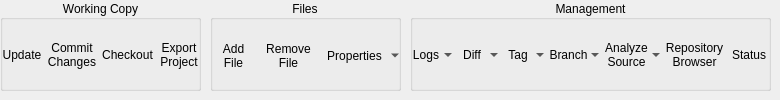
    <widget class="QWidget" name="tabVcs">
     <attribute name="title">
      <string>VCS</string>
     </attribute>
     <widget class="QGroupBox" name="groupBox_21">
      <property name="geometry">
       <rect>
        <x>0</x>
        <y>0</y>
        <width>201</width>
        <height>91</height>
       </rect>
      </property>
      <property name="title">
       <string>Working Copy</string>
      </property>
      <property name="alignment">
       <set>Qt::AlignCenter</set>
      </property>
      <property name="flat">
       <bool>true</bool>
      </property>
      <widget class="QWidget" name="layoutWidget">
       <property name="geometry">
        <rect>
         <x>0</x>
         <y>20</y>
         <width>201</width>
         <height>70</height>
        </rect>
       </property>
       <layout class="QHBoxLayout" name="horizontalLayout_8">
        <property name="spacing">
         <number>2</number>
        </property>
        <item>
         <widget class="QToolButton" name="toolButton_81">
          <property name="sizePolicy">
           <sizepolicy hsizetype="Preferred" vsizetype="Expanding">
            <horstretch>0</horstretch>
            <verstretch>0</verstretch>
           </sizepolicy>
          </property>
          <property name="minimumSize">
           <size>
            <width>44</width>
            <height>0</height>
           </size>
          </property>
          <property name="text">
           <string>Update</string>
          </property>
          <property name="icon">
           <iconset resource="../../Resources/Icons/ericActions.qrc">
            <normaloff>:/Vcs/vcsUpdate.png</normaloff>:/Vcs/vcsUpdate.png</iconset>
          </property>
          <property name="iconSize">
           <size>
            <width>32</width>
            <height>32</height>
           </size>
          </property>
          <property name="popupMode">
           <enum>QToolButton::DelayedPopup</enum>
          </property>
          <property name="toolButtonStyle">
           <enum>Qt::ToolButtonTextUnderIcon</enum>
          </property>
          <property name="autoRaise">
           <bool>true</bool>
          </property>
         </widget>
        </item>
        <item>
         <widget class="QToolButton" name="toolButton_82">
          <property name="sizePolicy">
           <sizepolicy hsizetype="Preferred" vsizetype="Expanding">
            <horstretch>0</horstretch>
            <verstretch>0</verstretch>
           </sizepolicy>
          </property>
          <property name="minimumSize">
           <size>
            <width>44</width>
            <height>0</height>
           </size>
          </property>
          <property name="text">
           <string>Commit
Changes</string>
          </property>
          <property name="icon">
           <iconset resource="../../Resources/Icons/ericActions.qrc">
            <normaloff>:/Vcs/vcsCommit.png</normaloff>:/Vcs/vcsCommit.png</iconset>
          </property>
          <property name="iconSize">
           <size>
            <width>32</width>
            <height>32</height>
           </size>
          </property>
          <property name="popupMode">
           <enum>QToolButton::DelayedPopup</enum>
          </property>
          <property name="toolButtonStyle">
           <enum>Qt::ToolButtonTextUnderIcon</enum>
          </property>
          <property name="autoRaise">
           <bool>true</bool>
          </property>
         </widget>
        </item>
        <item>
         <widget class="QToolButton" name="toolButton_83">
          <property name="sizePolicy">
           <sizepolicy hsizetype="Preferred" vsizetype="Expanding">
            <horstretch>0</horstretch>
            <verstretch>0</verstretch>
           </sizepolicy>
          </property>
          <property name="minimumSize">
           <size>
            <width>44</width>
            <height>22</height>
           </size>
          </property>
          <property name="text">
           <string>Checkout</string>
          </property>
          <property name="icon">
           <iconset resource="../../Resources/Icons/ericActions.qrc">
            <normaloff>:/Vcs/vcsCheckout.png</normaloff>:/Vcs/vcsCheckout.png</iconset>
          </property>
          <property name="iconSize">
           <size>
            <width>22</width>
            <height>22</height>
           </size>
          </property>
          <property name="popupMode">
           <enum>QToolButton::DelayedPopup</enum>
          </property>
          <property name="toolButtonStyle">
           <enum>Qt::ToolButtonTextUnderIcon</enum>
          </property>
          <property name="autoRaise">
           <bool>true</bool>
          </property>
         </widget>
        </item>
        <item>
         <widget class="QToolButton" name="toolButton_84">
          <property name="sizePolicy">
           <sizepolicy hsizetype="Preferred" vsizetype="Expanding">
            <horstretch>0</horstretch>
            <verstretch>0</verstretch>
           </sizepolicy>
          </property>
          <property name="minimumSize">
           <size>
            <width>44</width>
            <height>22</height>
           </size>
          </property>
          <property name="text">
           <string>Export
Project</string>
          </property>
          <property name="icon">
           <iconset resource="../../Resources/Icons/ericActions.qrc">
            <normaloff>:/Vcs/vcsExport.png</normaloff>:/Vcs/vcsExport.png</iconset>
          </property>
          <property name="iconSize">
           <size>
            <width>22</width>
            <height>22</height>
           </size>
          </property>
          <property name="popupMode">
           <enum>QToolButton::DelayedPopup</enum>
          </property>
          <property name="toolButtonStyle">
           <enum>Qt::ToolButtonTextUnderIcon</enum>
          </property>
          <property name="autoRaise">
           <bool>true</bool>
          </property>
         </widget>
        </item>
       </layout>
      </widget>
     </widget>
     <widget class="QGroupBox" name="groupBox_22">
      <property name="geometry">
       <rect>
        <x>410</x>
        <y>0</y>
        <width>361</width>
        <height>91</height>
       </rect>
      </property>
      <property name="title">
       <string>Management</string>
      </property>
      <property name="alignment">
       <set>Qt::AlignCenter</set>
      </property>
      <property name="flat">
       <bool>true</bool>
      </property>
      <widget class="QWidget" name="layoutWidget">
       <property name="geometry">
        <rect>
         <x>0</x>
         <y>20</y>
         <width>361</width>
         <height>70</height>
        </rect>
       </property>
       <layout class="QHBoxLayout" name="horizontalLayout_3">
        <property name="spacing">
         <number>2</number>
        </property>
        <item>
         <widget class="QToolButton" name="toolButton_88">
          <property name="sizePolicy">
           <sizepolicy hsizetype="Preferred" vsizetype="Expanding">
            <horstretch>0</horstretch>
            <verstretch>0</verstretch>
           </sizepolicy>
          </property>
          <property name="minimumSize">
           <size>
            <width>44</width>
            <height>22</height>
           </size>
          </property>
          <property name="text">
           <string>Logs</string>
          </property>
          <property name="icon">
           <iconset resource="../../Resources/Icons/ericActions.qrc">
            <normaloff>:/Vcs/vcsLog.png</normaloff>:/Vcs/vcsLog.png</iconset>
          </property>
          <property name="iconSize">
           <size>
            <width>32</width>
            <height>32</height>
           </size>
          </property>
          <property name="popupMode">
           <enum>QToolButton::MenuButtonPopup</enum>
          </property>
          <property name="toolButtonStyle">
           <enum>Qt::ToolButtonTextUnderIcon</enum>
          </property>
          <property name="autoRaise">
           <bool>true</bool>
          </property>
         </widget>
        </item>
        <item>
         <widget class="QToolButton" name="toolButton_90">
          <property name="sizePolicy">
           <sizepolicy hsizetype="Preferred" vsizetype="Expanding">
            <horstretch>0</horstretch>
            <verstretch>0</verstretch>
           </sizepolicy>
          </property>
          <property name="minimumSize">
           <size>
            <width>44</width>
            <height>22</height>
           </size>
          </property>
          <property name="text">
           <string>Diff</string>
          </property>
          <property name="icon">
           <iconset resource="../../Resources/Icons/ericActions.qrc">
            <normaloff>:/Vcs/vcsDiff.png</normaloff>:/Vcs/vcsDiff.png</iconset>
          </property>
          <property name="iconSize">
           <size>
            <width>32</width>
            <height>32</height>
           </size>
          </property>
          <property name="popupMode">
           <enum>QToolButton::MenuButtonPopup</enum>
          </property>
          <property name="toolButtonStyle">
           <enum>Qt::ToolButtonTextUnderIcon</enum>
          </property>
          <property name="autoRaise">
           <bool>true</bool>
          </property>
         </widget>
        </item>
        <item>
         <widget class="QToolButton" name="toolButton_86">
          <property name="sizePolicy">
           <sizepolicy hsizetype="Preferred" vsizetype="Expanding">
            <horstretch>0</horstretch>
            <verstretch>0</verstretch>
           </sizepolicy>
          </property>
          <property name="minimumSize">
           <size>
            <width>44</width>
            <height>22</height>
           </size>
          </property>
          <property name="text">
           <string>Tag</string>
          </property>
          <property name="icon">
           <iconset resource="../../Resources/Icons/ericActions.qrc">
            <normaloff>:/Vcs/vcsTag.png</normaloff>:/Vcs/vcsTag.png</iconset>
          </property>
          <property name="iconSize">
           <size>
            <width>32</width>
            <height>32</height>
           </size>
          </property>
          <property name="popupMode">
           <enum>QToolButton::MenuButtonPopup</enum>
          </property>
          <property name="toolButtonStyle">
           <enum>Qt::ToolButtonTextUnderIcon</enum>
          </property>
          <property name="autoRaise">
           <bool>true</bool>
          </property>
         </widget>
        </item>
        <item>
         <widget class="QToolButton" name="toolButton_110">
          <property name="sizePolicy">
           <sizepolicy hsizetype="Preferred" vsizetype="Expanding">
            <horstretch>0</horstretch>
            <verstretch>0</verstretch>
           </sizepolicy>
          </property>
          <property name="minimumSize">
           <size>
            <width>44</width>
            <height>22</height>
           </size>
          </property>
          <property name="text">
           <string>Branch</string>
          </property>
          <property name="icon">
           <iconset resource="../../Resources/Icons/ericActions.qrc">
            <normaloff>:/Vcs/vcsBranch.png</normaloff>:/Vcs/vcsBranch.png</iconset>
          </property>
          <property name="iconSize">
           <size>
            <width>32</width>
            <height>32</height>
           </size>
          </property>
          <property name="popupMode">
           <enum>QToolButton::MenuButtonPopup</enum>
          </property>
          <property name="toolButtonStyle">
           <enum>Qt::ToolButtonTextUnderIcon</enum>
          </property>
          <property name="autoRaise">
           <bool>true</bool>
          </property>
         </widget>
        </item>
        <item>
         <widget class="QToolButton" name="toolButton_91">
          <property name="sizePolicy">
           <sizepolicy hsizetype="Preferred" vsizetype="Expanding">
            <horstretch>0</horstretch>
            <verstretch>0</verstretch>
           </sizepolicy>
          </property>
          <property name="minimumSize">
           <size>
            <width>44</width>
            <height>22</height>
           </size>
          </property>
          <property name="text">
           <string>Analyze
Source</string>
          </property>
          <property name="icon">
           <iconset resource="../../Resources/Icons/ericActions.qrc">
            <normaloff>:/Project/projectViewer.png</normaloff>:/Project/projectViewer.png</iconset>
          </property>
          <property name="iconSize">
           <size>
            <width>32</width>
            <height>32</height>
           </size>
          </property>
          <property name="popupMode">
           <enum>QToolButton::MenuButtonPopup</enum>
          </property>
          <property name="toolButtonStyle">
           <enum>Qt::ToolButtonTextUnderIcon</enum>
          </property>
          <property name="autoRaise">
           <bool>true</bool>
          </property>
         </widget>
        </item>
        <item>
         <widget class="QToolButton" name="toolButton_87">
          <property name="sizePolicy">
           <sizepolicy hsizetype="Preferred" vsizetype="Expanding">
            <horstretch>0</horstretch>
            <verstretch>0</verstretch>
           </sizepolicy>
          </property>
          <property name="minimumSize">
           <size>
            <width>44</width>
            <height>22</height>
           </size>
          </property>
          <property name="text">
           <string>Repository
Browser</string>
          </property>
          <property name="icon">
           <iconset resource="../../Resources/Icons/ericActions.qrc">
            <normaloff>:/Vcs/vcsRepoBrowser.png</normaloff>:/Vcs/vcsRepoBrowser.png</iconset>
          </property>
          <property name="iconSize">
           <size>
            <width>32</width>
            <height>32</height>
           </size>
          </property>
          <property name="popupMode">
           <enum>QToolButton::DelayedPopup</enum>
          </property>
          <property name="toolButtonStyle">
           <enum>Qt::ToolButtonTextUnderIcon</enum>
          </property>
          <property name="autoRaise">
           <bool>true</bool>
          </property>
         </widget>
        </item>
        <item>
         <widget class="QToolButton" name="toolButton_89">
          <property name="sizePolicy">
           <sizepolicy hsizetype="Preferred" vsizetype="Expanding">
            <horstretch>0</horstretch>
            <verstretch>0</verstretch>
           </sizepolicy>
          </property>
          <property name="minimumSize">
           <size>
            <width>44</width>
            <height>22</height>
           </size>
          </property>
          <property name="text">
           <string>Status</string>
          </property>
          <property name="icon">
           <iconset resource="../../Resources/Icons/ericActions.qrc">
            <normaloff>:/Vcs/vcsStatus.png</normaloff>:/Vcs/vcsStatus.png</iconset>
          </property>
          <property name="iconSize">
           <size>
            <width>32</width>
            <height>32</height>
           </size>
          </property>
          <property name="popupMode">
           <enum>QToolButton::DelayedPopup</enum>
          </property>
          <property name="toolButtonStyle">
           <enum>Qt::ToolButtonTextUnderIcon</enum>
          </property>
          <property name="autoRaise">
           <bool>true</bool>
          </property>
         </widget>
        </item>
       </layout>
      </widget>
     </widget>
     <widget class="QGroupBox" name="groupBox_23">
      <property name="geometry">
       <rect>
        <x>210</x>
        <y>0</y>
        <width>191</width>
        <height>91</height>
       </rect>
      </property>
      <property name="title">
       <string>Files</string>
      </property>
      <property name="alignment">
       <set>Qt::AlignCenter</set>
      </property>
      <property name="flat">
       <bool>true</bool>
      </property>
      <widget class="QWidget" name="layoutWidget">
       <property name="geometry">
        <rect>
         <x>0</x>
         <y>20</y>
         <width>191</width>
         <height>71</height>
        </rect>
       </property>
       <layout class="QHBoxLayout" name="horizontalLayout_9">
        <property name="spacing">
         <number>2</number>
        </property>
        <item>
         <widget class="QToolButton" name="toolButton_85">
          <property name="sizePolicy">
           <sizepolicy hsizetype="Preferred" vsizetype="Expanding">
            <horstretch>0</horstretch>
            <verstretch>0</verstretch>
           </sizepolicy>
          </property>
          <property name="minimumSize">
           <size>
            <width>44</width>
            <height>22</height>
           </size>
          </property>
          <property name="text">
           <string>Add
File</string>
          </property>
          <property name="icon">
           <iconset resource="../../Resources/Icons/ericActions.qrc">
            <normaloff>:/Vcs/vcsAdd.png</normaloff>:/Vcs/vcsAdd.png</iconset>
          </property>
          <property name="iconSize">
           <size>
            <width>22</width>
            <height>22</height>
           </size>
          </property>
          <property name="popupMode">
           <enum>QToolButton::DelayedPopup</enum>
          </property>
          <property name="toolButtonStyle">
           <enum>Qt::ToolButtonTextUnderIcon</enum>
          </property>
          <property name="autoRaise">
           <bool>true</bool>
          </property>
         </widget>
        </item>
        <item>
         <widget class="QToolButton" name="toolButton_92">
          <property name="sizePolicy">
           <sizepolicy hsizetype="Preferred" vsizetype="Expanding">
            <horstretch>0</horstretch>
            <verstretch>0</verstretch>
           </sizepolicy>
          </property>
          <property name="minimumSize">
           <size>
            <width>44</width>
            <height>22</height>
           </size>
          </property>
          <property name="text">
           <string>Remove
File</string>
          </property>
          <property name="icon">
           <iconset resource="../../Resources/Icons/ericActions.qrc">
            <normaloff>:/Vcs/vcsRemove.png</normaloff>:/Vcs/vcsRemove.png</iconset>
          </property>
          <property name="iconSize">
           <size>
            <width>22</width>
            <height>22</height>
           </size>
          </property>
          <property name="popupMode">
           <enum>QToolButton::DelayedPopup</enum>
          </property>
          <property name="toolButtonStyle">
           <enum>Qt::ToolButtonTextUnderIcon</enum>
          </property>
          <property name="autoRaise">
           <bool>true</bool>
          </property>
         </widget>
        </item>
        <item>
         <widget class="QToolButton" name="toolButton_93">
          <property name="sizePolicy">
           <sizepolicy hsizetype="Preferred" vsizetype="Expanding">
            <horstretch>0</horstretch>
            <verstretch>0</verstretch>
           </sizepolicy>
          </property>
          <property name="minimumSize">
           <size>
            <width>44</width>
            <height>22</height>
           </size>
          </property>
          <property name="text">
           <string>Properties</string>
          </property>
          <property name="icon">
           <iconset resource="../../Resources/Icons/ericActions.qrc">
            <normaloff>:/Vcs/vcsRepo.png</normaloff>:/Vcs/vcsRepo.png</iconset>
          </property>
          <property name="iconSize">
           <size>
            <width>22</width>
            <height>22</height>
           </size>
          </property>
          <property name="popupMode">
           <enum>QToolButton::MenuButtonPopup</enum>
          </property>
          <property name="toolButtonStyle">
           <enum>Qt::ToolButtonTextUnderIcon</enum>
          </property>
          <property name="autoRaise">
           <bool>true</bool>
          </property>
         </widget>
        </item>
       </layout>
      </widget>
     </widget>
    </widget>
